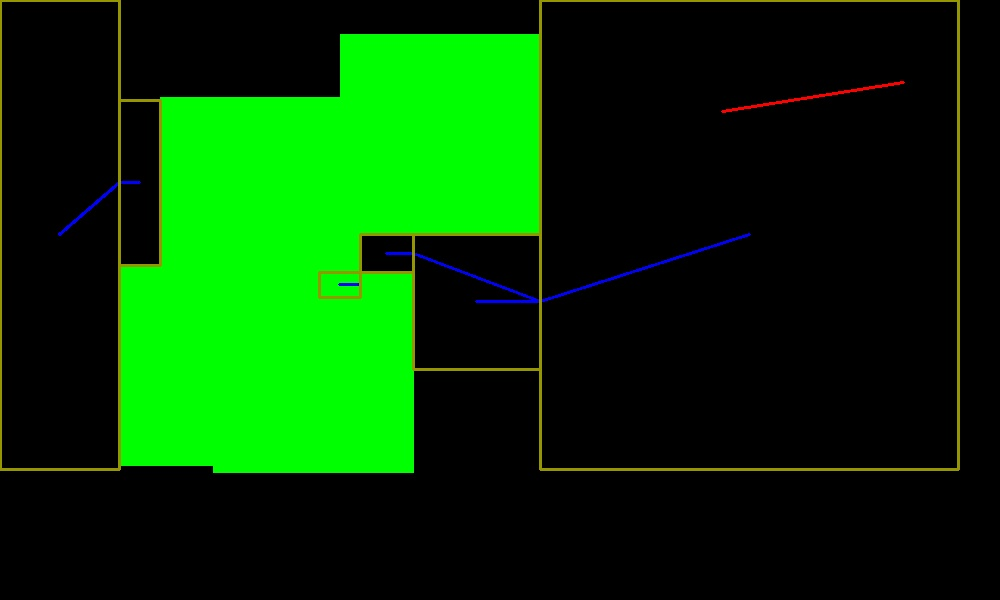
#> input picture Client/BaseStation/image0.jpg, 1000 x 600 px, given in place of the camera
$ python DetectionTresor.py
#> lines starting #> are read from the running program, lines starting #| are printed output that depends on the picture; after the words box and inside, x2 and y2 are one past the last pixel; in counts of white or black regions, pixels touching at a corner belong together
import numpy as np
import cv2
from math import sqrt, cos, sin, radians
import time
from Client.BaseStation.WorldVision.allColors import GenericColor
import math

# Print seulement les 2 plus gros carre si plus grand que 100
# Detecter une seul grosse forme par couleur
class VisionRobot:
    image = cv2.imread("image/ry1-2.jpg")
    mask = 0
    video = cv2.VideoCapture(1)


    def __init__(self):

        yellowDown = [10, 100, 100]
#> yellowDown = [10, 100, 100]
        yellowUp = [80, 210, 210]

        # yellow = colorFactory.constructColor(np.uint8([[[0,255,255]]]), "Yellow")
        redDown = [0, 0, 80]
        redUp = [85, 40, 255]

        # self.color = [(yellow.lower, yellow.higher), (redDown, redUp)]
        self.color = [(yellowDown, yellowUp)]
#> self.color = [([10, 100, 100], [80, 210, 210])]
#> in goCamera, self.image is the input picture: shape (600, 1000, 3); mean B, G, R 1.5, 57.6, 3

    def detecColor(self):
        self.mask = 0
        for(lower, upper) in self.color:
            lower = np.array(lower, dtype = "uint8")
            upper = np.array(upper, dtype="uint8")

            self.mask = self.mask + cv2.inRange(self.image, lower, upper)
#> this loop made 1 pass
#> (lower, upper) on pass 1: ([10, 100, 100], [80, 210, 210])
#> pass 1, in detecColor, `self.mask = self.mask + cv2.inRange(self.image, lower, upper)`:
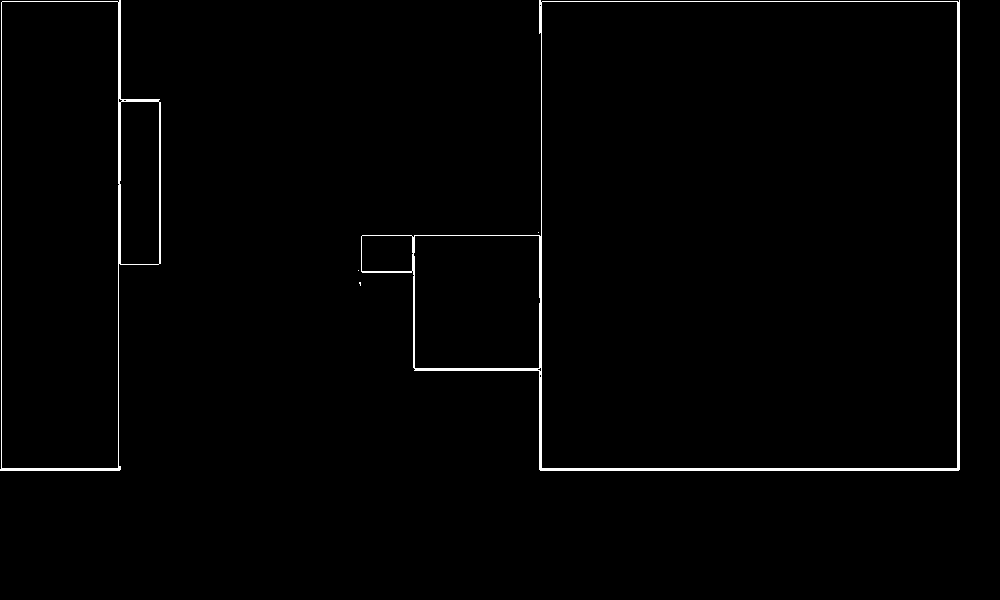
#> self.mask: shape (600, 1000); 1.2% white; 5 white regions (3 under 20 px)

    def findContour(self):

        (cnts, _) = cv2.findContours(self.mask.copy(), cv2.RETR_EXTERNAL, cv2.CHAIN_APPROX_TC89_L1)
#> cnts = 5 contours, 3 with area under 20; largest, box (x1, y1, x2, y2) and area: (361, 0, 960, 471) 214822, (0, 0, 161, 471) 62160
        dots = []


        for c in  cnts:
            if cv2.contourArea(c) < 25 and cv2.contourArea(c) > 2:
                x,y,w,h = cv2.boundingRect(c)
                dots.append((x,y,w,h))
                # if max(w, h) > 100 and max(w, h) < 200:

                cv2.rectangle(self.image,(x,y),(x+w,y+h),(0,255,0),2)
                self.addLabels(c)

        else:
            self.tresor = None
#> this loop made 5 passes
#> after the loop, dots = []
        return 0


    def addLabelsLines(self, dots):
        if len(dots) > 1:
            dotx1 = int(dots[0][2]/2) + dots[0][0]
            dotx2 = int(dots[1][2]/2) + dots[1][0]
            doty1 = int(dots[0][3]/2) + dots[0][1]
            doty2 = int(dots[1][3]/2) + dots[1][1]
            dot1 = (dotx1, doty1)
            dot2 = (dotx2, doty2)

            dots = (dot1, dot2)

            cv2.line(self.image, dots[0], dots[1], (255, 0, 0), 2)
            distance = int(sqrt((dots[0][0] - dots[1][0])**2 + (dots[0][1] - dots[1][1])**2))
            xlabel = int(abs(dots[0][0] - dots[1][0])/2) + min(dots[0][0], dots[1][0])
            ylabel = int(abs(dots[0][1] - dots[1][1])/2) + min(dots[0][1], dots[1][1])
            labelDot = (xlabel, ylabel)

            cv2.putText(self.image, str(distance), labelDot, cv2.FONT_HERSHEY_SIMPLEX, 0.4, (0,0,255), 1, 8)
            return distance

    def addLabels(self, c):
        font = cv2.FONT_HERSHEY_SIMPLEX
        scale = 0.4
        thickness = 1

        size, baseline = cv2.getTextSize("pixel", font, scale, thickness)
        textWidth = size[0]
        textHeight = size[1]
        x,y,w,h = cv2.boundingRect(c)
        point = (x, y - 5)
        cv2.putText(self.image, "Position " + str(x) + " " + str(y) + " " + str(max(w, h)) + " pixel, " + str(cv2.contourArea(c)) + " area", point, font, scale, (0,0,255), thickness, 8)

    def goCamera(self):
        while(self.video.isOpened()):
            ret, self.image = self.video.read()

            self.detecColor()
            self.findContour()


            cv2.imshow("Image", self.image)
            if cv2.waitKey(1) & 0xFF == ord('q'):
#> (key q is pressed here)
                break
        self.video.release()
        cv2.destroyAllWindows()


if __name__ == "__main__":
    vr = VisionRobot()

    vr.goCamera()
    # [4 lines of commented-out code are left out]

$ run again, on Client/BaseStation/image1.jpg
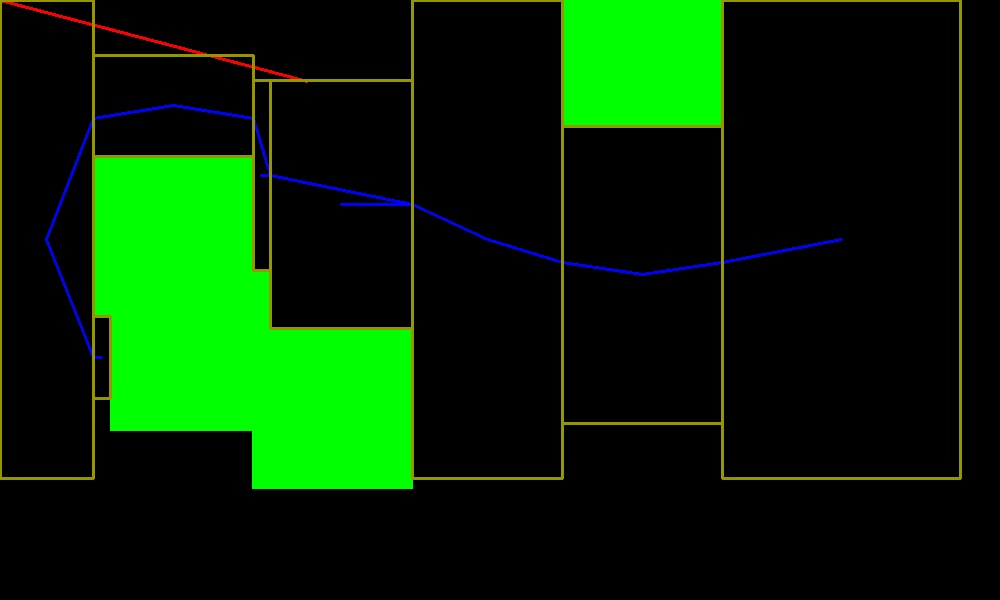
#> input picture Client/BaseStation/image1.jpg, 1000 x 600 px, given in place of the camera
#> yellowDown = [10, 100, 100]
#> self.color = [([10, 100, 100], [80, 210, 210])]
#> in goCamera, self.image is the input picture: shape (600, 1000, 3); mean B, G, R 2.3, 40.8, 4.3
#> the loop in detecColor, `for(lower, upper) in self.color:` made 1 pass
#> (lower, upper) on pass 1: ([10, 100, 100], [80, 210, 210])
#> pass 1, in detecColor, `self.mask = self.mask + cv2.inRange(self.image, lower, upper)`:
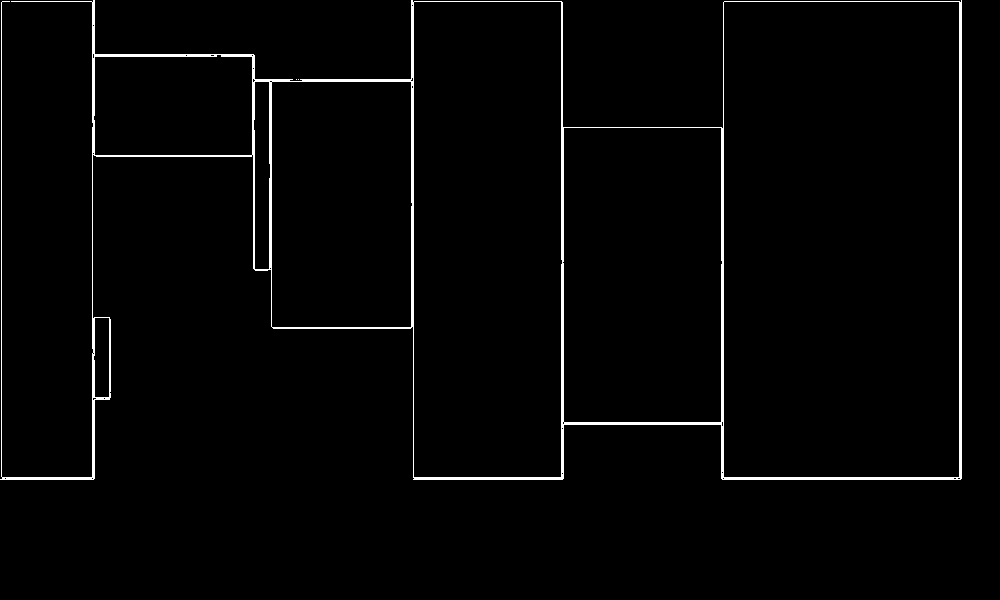
#> self.mask: shape (600, 1000); 2% white; 3 white regions (2 under 20 px)
#> cnts = 3 contours, 2 with area under 20; largest, box (x1, y1, x2, y2) and area: (0, 0, 962, 480) 290186
#> the loop in findContour, `for c in  cnts:` made 3 passes
#> c on passes 1 to 2: [[298, 79]], [[296, 79]]
#> after the loop in findContour, `for c in  cnts:`: dots = []

$ run again, on Client/BaseStation/image10.jpg
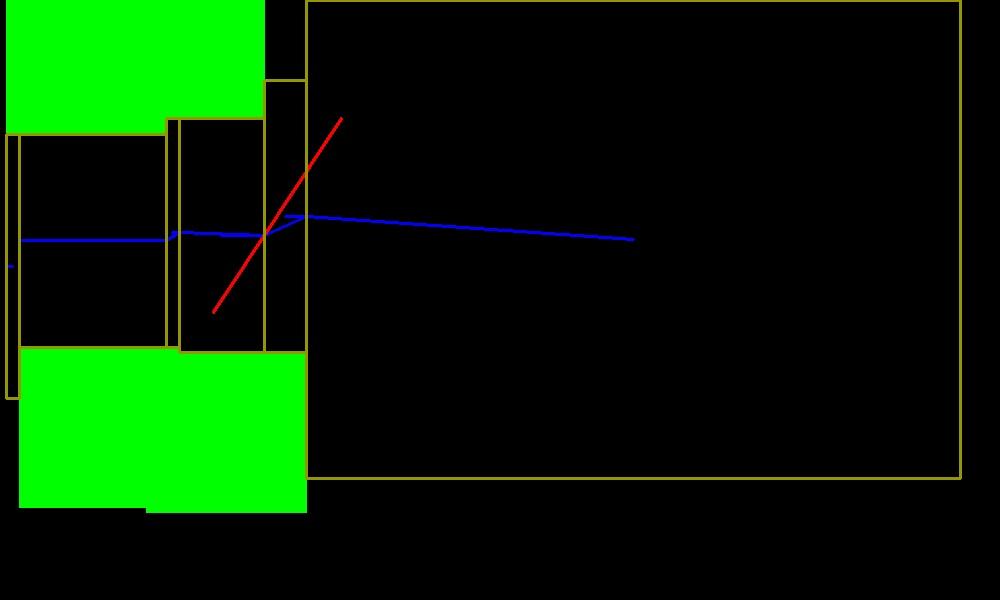
#> input picture Client/BaseStation/image10.jpg, 1000 x 600 px, given in place of the camera
#> yellowDown = [10, 100, 100]
#> self.color = [([10, 100, 100], [80, 210, 210])]
#> in goCamera, self.image is the input picture: shape (600, 1000, 3); mean B, G, R 1.6, 36.3, 3.4
#> the loop in detecColor, `for(lower, upper) in self.color:` made 1 pass
#> (lower, upper) on pass 1: ([10, 100, 100], [80, 210, 210])
#> pass 1, in detecColor, `self.mask = self.mask + cv2.inRange(self.image, lower, upper)`:
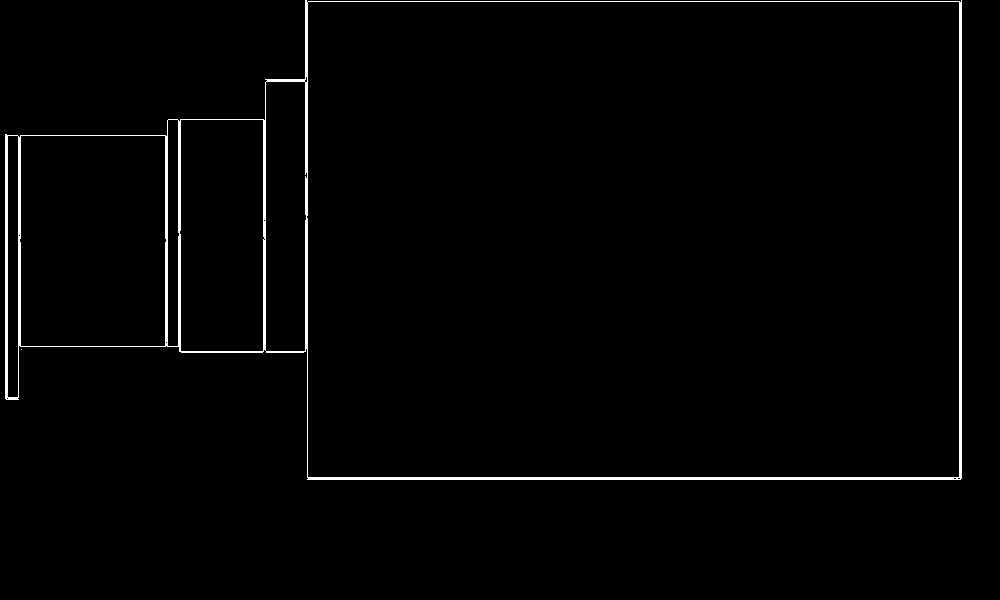
#> self.mask: shape (600, 1000); 1.6% white; 2 white regions (1 under 20 px)
#> cnts = 2 contours, 1 with area under 20; largest, box (x1, y1, x2, y2) and area: (5, 0, 962, 480) 380586
#> the loop in findContour, `for c in  cnts:` made 2 passes
#> c on pass 1: [[21, 349]]
#> after the loop in findContour, `for c in  cnts:`: dots = []
